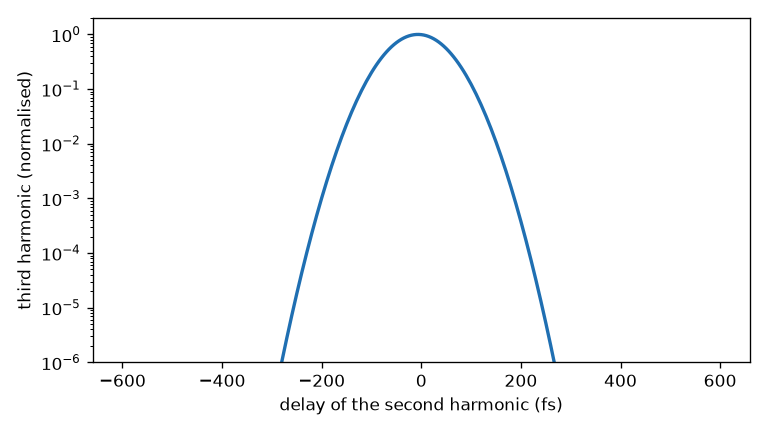

This chart was generated by the following Python code:
#!/usr/bin/env python3
"""A third-order cross-correlator (the SEQUOIA / TOCC layout): SHG, a delay on the second harmonic, THG, a detector."""
import os
import sys

import numpy as np

sys.path.insert(0, os.path.join(os.path.dirname(__file__), "..", "..", "..", "python", "src"))
import ultrafast as uf  # noqa: E402
from ultrafast import build as b  # noqa: E402

TAU, ENERGY = 100e-15, 1e-6
beam = b.gaussian_beam(w0_m=300e-6)


def bbo(id, process, output, **keys):
    return {"id": id, "type": "crystal", "crystal": "BBO", "lengthM": 50e-6, "interaction": {"process": process, "type": "I"},
            "cut": "auto", "beam": beam, "output": output, **keys}


system = b.system("tocc", b.Branched([
    # the second harmonic leaves on `out`, what is left of the fundamental on `fundamental`
    bbo("shg", "shg", "sh", record=["fundamental"], next={"out": "stage", "fundamental": "thg"}),
    {"id": "stage", "type": "delay", "delayS": 0.0, "next": "thg:b"},
    # both colours meet here, collinear; the unused waves are declared
    bbo("thg", "sfg", "sum", record=["a", "b"], next={"out": "end", "a": "virtual", "b": "virtual"},
        aux=[{"role": "b", "fromPort": True, "beam": {"kind": "gaussian", "radiusM": 300e-6}}]),
]))
spec = b.run_spec(b.pulse(1.03e-6, TAU, energy=ENERGY))

res = uf.run(system, spec)
shg = next(e for e in res.summary["elements"] if e["id"] == "shg")["values"]
thg = next(e for e in res.summary["elements"] if e["id"] == "thg")["values"]
print(f"SHG cut {shg['thetaDeg']:.2f} deg, THG cut {thg['thetaDeg']:.2f} deg")
print(f"out of {ENERGY * 1e6:.0f} uJ: fundamental {thg['energy_a_J'] * 1e9:.1f} nJ, "
      f"second harmonic {thg['energy_b_J'] * 1e9:.1f} nJ, third harmonic {thg['energy_sum_J'] * 1e12:.2f} pJ")

delays = np.linspace(-600e-15, 600e-15, 241)
study = uf.study(system, spec, parameters=[{"path": "element:stage/delayS", "values": list(delays), "nominal": 0.0}], outputs=["energy:end"])
signal = np.array([row["energy:end"] for row in study["rows"]])
peak = signal.argmax()
left = np.interp(signal[peak] / 2, signal[:peak + 1], delays[:peak + 1])
right = np.interp(signal[peak] / 2, signal[peak:][::-1], delays[peak:][::-1])
print(f"trace FWHM {(right - left) * 1e15:.1f} fs (Gaussians: {np.hypot(TAU, TAU / np.sqrt(2)) * 1e15:.1f} fs)")

try:
    import matplotlib.pyplot as plt
    fig, ax = plt.subplots(figsize=(6.4, 3.6))
    ax.semilogy(delays * 1e15, signal / signal.max(), color="#1f6fb2", lw=2)
    ax.set(xlabel="delay of the second harmonic (fs)", ylabel="third harmonic (normalised)", ylim=(1e-6, 2))
    fig.tight_layout()
    fig.savefig(os.path.join(os.path.dirname(os.path.abspath(__file__)), "tocc.png"), dpi=120)
except ImportError:
    print("(pip install matplotlib for plots)")
